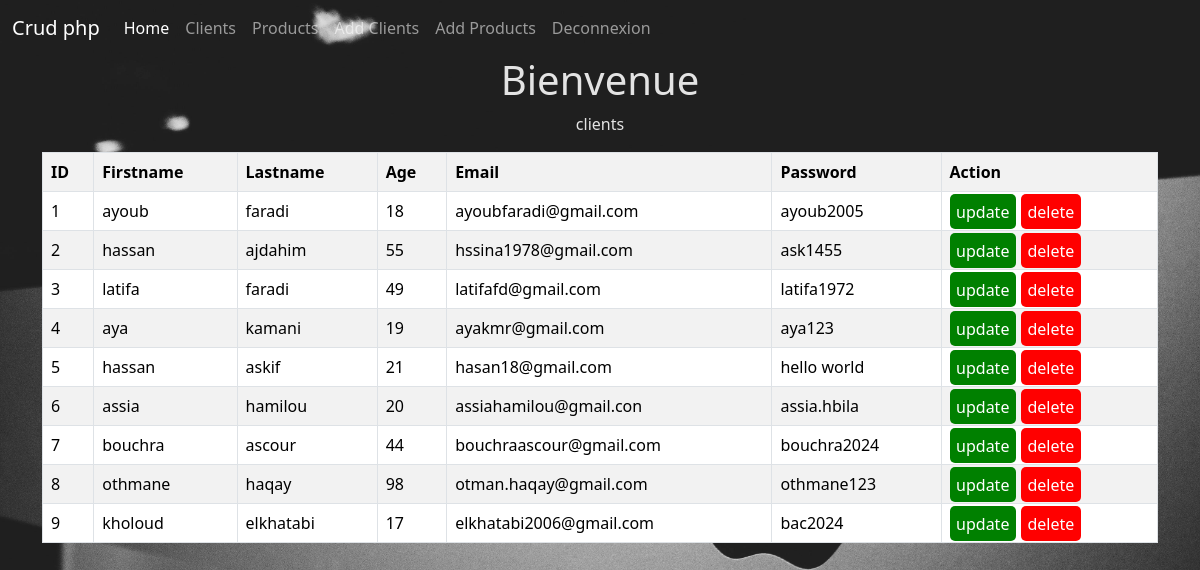
The page /select.php on the database its author committed.
### tables this page shows
CREATE TABLE `client` (
  `id` int(250) NOT NULL,
  `firstname` varchar(250) NOT NULL,
  `lastname` varchar(250) NOT NULL,
  `age` int(100) NOT NULL,
  `email` varchar(250) NOT NULL,
  `password` varchar(250) NOT NULL
);

### select.php (the view, shortened to what this page needs)
<head>
<link href="https://cdn.jsdelivr.net/npm/bootstrap@5.3.3/dist/css/bootstrap.min.css" rel="stylesheet">
<link href='https://unpkg.com/boxicons@2.1.4/css/boxicons.min.css' rel='stylesheet'>
</head>
<nav class="navbar navbar-expand-lg navbar-dark shadow-5-strong">
  <div class="container-fluid">
    <a class="navbar-brand">Crud php</a>
    <div class="collapse navbar-collapse" id="navbarSupportedContent">
      <ul class="navbar-nav me-auto mb-2 mb-lg-0">
        <li class="nav-item">
          <a class="nav-link active" aria-current="page" href="home.php">Home</a>
        </li>
        <li class="nav-item">
          <a class="nav-link" href="select.php">Clients</a>
        </li>
        <li class="nav-item">
          <a class="nav-link" href="pro.php">Products</a>
        </li>
        <li class="nav-item">
          <a class="nav-link" href="cl.php">Add Clients</a>
        </li>
        <li class="nav-item">
          <a class="nav-link" href="sel.php">Add Products</a>
        </li>
        <li class="nav-item">
          <a class="nav-link" href="dec.php">Deconnexion</a>
        </li>
      </ul>
    </div>
  </div>
</nav>
<header>
    <div id="main_title"><h1>Bienvenue</h1>
    <p>clients</p>
</header></div>
<div class="container">
    <table class="table table-hover table-bordered table-striped">
        <tr>
            <th>ID</th>
            <th>Firstname</th>
            <th>Lastname</th>
            <th>Age</th>
            <th>Email</th>
            <th>Password</th>
            <th>Action</th>
        </tr>
<?php
include("connection.php");
$query = "SELECT * FROM client";
$result = mysqli_query($connect,$query);
while($row = mysqli_fetch_array($result)){
    echo "<tr>
            <td>$row[id]</td>
            <td>$row[firstname]</td>
            <td>$row[lastname]</td>
            <td>$row[age]</td>
            <td>$row[email]</td>
            <td>$row[password]</td>
            <td><a href='update.php?id=$row[id]' style='text-decoration: none; color:white;  background-color: green; padding:6.5px; border-radius: 5px;'>update</a><a href='delete.php?id=$row[id]' style='text-decoration: none; color:white; background-color: red; margin-left:5px;  padding:6.5px; border-radius: 5px;'>delete</a></td>
          </tr>";
}
echo "</table>";?>
</div>

### select.php (style rules this page uses)
header { text-align: center; }

### rows shown on the page
client: id "1", firstname "ayoub", lastname "faradi", age "18", email "ayoubfaradi@gmail.com", password "ayoub2005"
client: id "2", firstname "hassan", lastname "ajdahim", age "55", email "hssina1978@gmail.com", password "ask1455"
client: id "3", firstname "latifa", lastname "faradi", age "49", email "latifafd@gmail.com", password "latifa1972"
client: id "4", firstname "aya", lastname "kamani", age "19", email "ayakmr@gmail.com", password "aya123"
client: id "5", firstname "hassan", lastname "askif", age "21", email "hasan18@gmail.com", password "hello world"
client: id "6", firstname "assia", lastname "hamilou", age "20", email "assiahamilou@gmail.con", password "assia.hbila"
client: id "7", firstname "bouchra", lastname "ascour", age "44", email "bouchraascour@gmail.com", password "bouchra2024"
client: id "8", firstname "othmane", lastname "haqay", age "98", email "otman.haqay@gmail.com", password "othmane123"
client: id "9", firstname "kholoud", lastname "elkhatabi", age "17", email "elkhatabi2006@gmail.com", password "bac2024"
